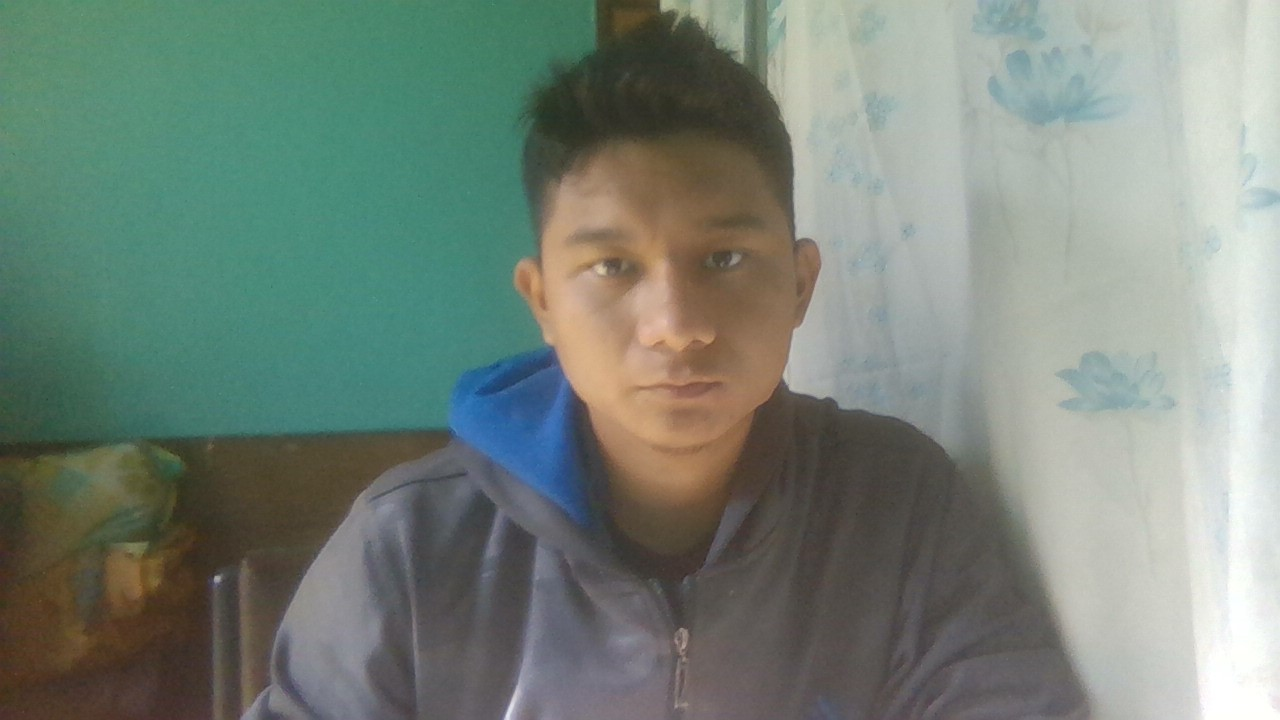
#> input picture faces/nikhil/WIN_20240118_13_47_07_Pro.jpg, 1280 x 720 px; its folder holds only this picture in this run
$ python FaceDetect.py
#> lines starting #> are read from the running program, lines starting #| are printed output that depends on the picture

import os
import numpy as np
import cv2
import json

cascPathface = os.path.dirname(cv2.__file__) + "/data/haarcascade_frontalface_default.xml"
#cascPathface = os.path.dirname(cv2.__file__) + "/data/haarcascade_frontalface_alt2.xml"
FACE_DB = "faces"
LIST_OF_PEOPLE = [x for x in os.listdir(FACE_DB) if x!=".DS_Store"]
#print(LIST_OF_PEOPLE)
scalefactor = 1.1
minneighbors = 7
cropped_face_location = "cropped_faces.npy"
cropped_label_location = "cropped_labels.npy"

def train(cropped_face_location,cropped_label_location):
    train_faces = np.load(cropped_face_location,allow_pickle=True)
    train_labels = np.load(cropped_label_location,allow_pickle=True)
    face_recogniser=cv2.face.LBPHFaceRecognizer_create()
    face_recogniser.train(train_faces,np.array(train_labels))
    return face_recogniser

def load(ls):
    dct = {}
    for i in ls:
        dct[ls.index(i)]=i
    dct = json.dumps(dct,indent=4)
    with open("FaceLabels.json",'w') as f:
        f.write(dct)
def getFaceLabel(ind):
    try:
        with open("FaceLabels.json","r") as f:
            dct = json.load(f)
        return dct[str(ind)]
    except:
        return 'Unknown'

face_detector=cv2.CascadeClassifier(cascPathface)
def face_processing():
    train_faces = []
    train_label = []
    LIST_OF_PEOPLE = [x for x in os.listdir(FACE_DB) if x!=".DS_Store"]
    load(LIST_OF_PEOPLE)
    for index,person_folder in enumerate(LIST_OF_PEOPLE):
        for face_file in os.listdir(os.path.join(FACE_DB,person_folder)):
            try:
                image = cv2.imread(os.path.join(FACE_DB,person_folder,face_file))
#> image is the input picture: shape (720, 1280, 3); mean B, G, R 121.4, 131.9, 118.6
                gray=cv2.cvtColor(image,cv2.COLOR_BGR2GRAY)
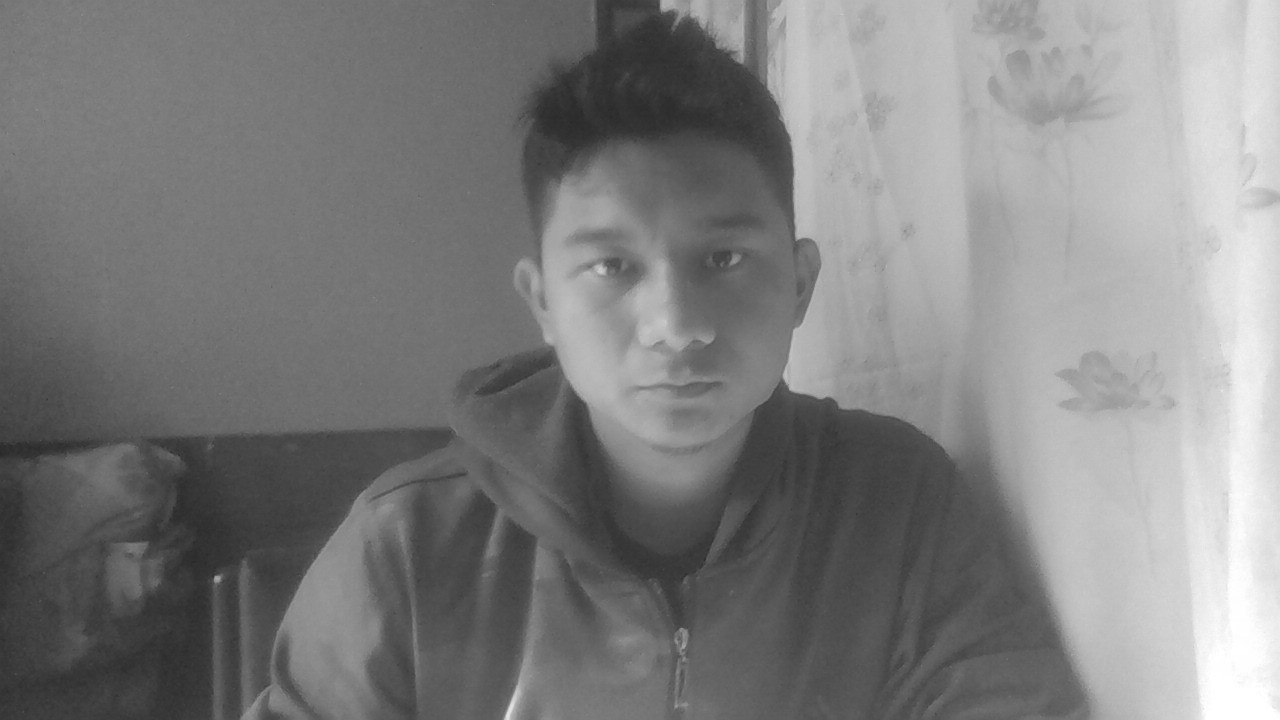
#> gray: shape (720, 1280); min 40, max 255, mean 126.7
                faces=face_detector.detectMultiScale(gray,scaleFactor=scalefactor,minNeighbors=minneighbors)
#> faces = [[110, 534, 60, 60], [515, 156, 312, 312]]
                for face in faces:
                    left,top,width,height=face
                    cropped_face = gray[top:top+height,left:left+width]
                    train_faces.append(cropped_face)
                    train_label.append(index)
#> this loop made 2 passes
#> pass 1, in face_processing, `cropped_face = gray[top:top+height,left:left+width]`:
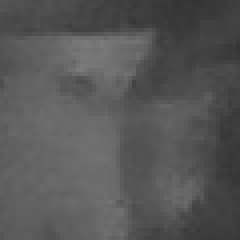
#> cropped_face: shape (60, 60) (shown 4 times larger); min 52, max 124, mean 86.4
#> pass 2, in face_processing, `cropped_face = gray[top:top+height,left:left+width]`:
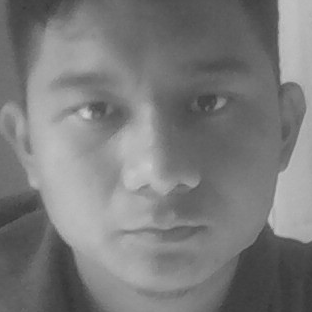
#> cropped_face: shape (312, 312); min 53, max 208, mean 122.8
#> after the loop, train_faces = 2 items; train_label = [0, 0]
            except Exception as e:
                print(f"Error occured: {e}")
                os.remove(os.path.join(FACE_DB,person_folder,face_file))
#> pass 2 of the loop in face_processing, `for index,person_folder in enumerate(LIST_OF_PEOPLE):`:
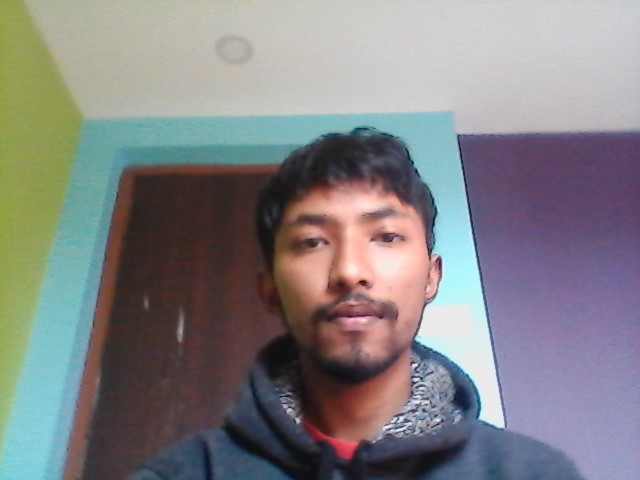
#> input picture faces/prakash/WIN_20240119_15_45_28_Pro.jpg, 640 x 480 px
#> in face_processing, image is the input picture: shape (480, 640, 3); mean B, G, R 131.9, 130.1, 131.3
#> in face_processing, `gray=cv2.cvtColor(image,cv2.COLOR_BGR2GRAY)`:
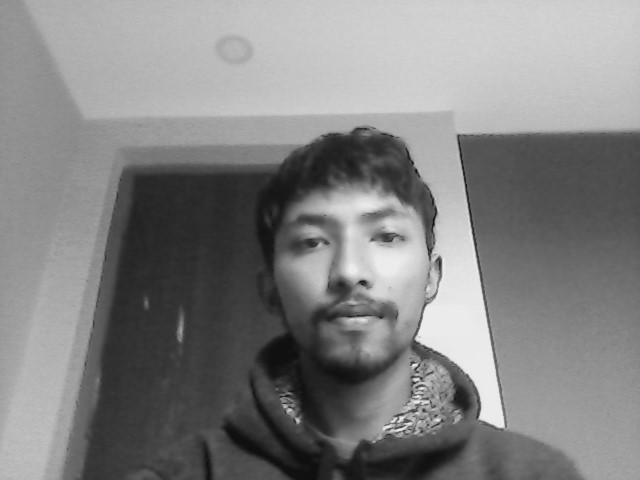
#> gray: shape (480, 640); min 13, max 243, mean 130.6
#> faces = [[261, 168, 183, 183]]
#> the loop in face_processing, `for face in faces:` made 1 pass
#> pass 1, in face_processing, `cropped_face = gray[top:top+height,left:left+width]`:
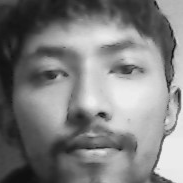
#> cropped_face: shape (183, 183); min 15, max 242, mean 126.4
#> after the loop in face_processing, `for face in faces:`: train_faces = 3 items; train_label = [0, 0, 1]
    np.save("cropped_faces.npy",np.array(train_faces,dtype=object),allow_pickle=True)
    np.save("cropped_labels.npy",np.array(train_label),allow_pickle=True)


def recog(cropped_face,threshold):
    label = face_recognizer.predict(cropped_face)
    if(label[1] < threshold):
        return f'{getFaceLabel(label[0])}'
    else:
        return "Unknown"


face_processing()
face_recognizer = train(cropped_face_location,cropped_label_location)

#recog(gray)

def track_faces():
    k=65
    last = ""
    count = 0
#> (the run stopped early here; a loop or call above may not have finished)
